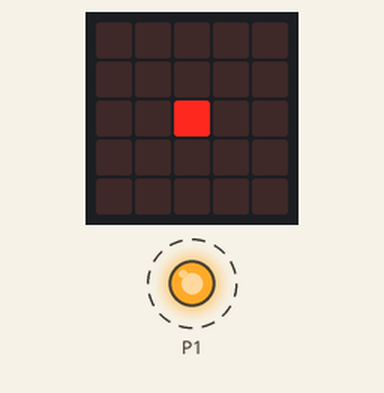
Simulated run of this program. Board: BBC micro:bit running MicroPython. On the bench: the board's 5×5 LED display, output pins drawn as LEDs (lit = HIGH). Dashed ring = blinking.

Above: at 0.1 s.
At 0.6 s:
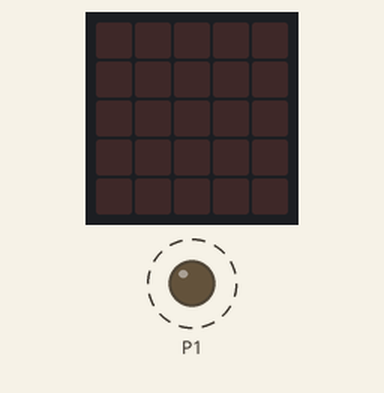
Timing chart, 0 to 130.0 s (numbered marks = the images above):
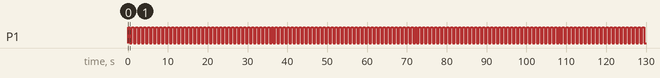

Measured:
- by itself, P1: alternates HIGH for 0.50 s and LOW for 0.50 s

The program:

digital-io-led.py
```python
from microbit import *

blink_delay = 500


def show_led(on):
    io_value = 1 if on else 0
    pin1.write_digital(io_value)
    pixel_value = 9 if on else 0
    display.set_pixel(2, 2, pixel_value)


while True:
    show_led(True)
    sleep(blink_delay)
    show_led(False)
    sleep(blink_delay)
```
